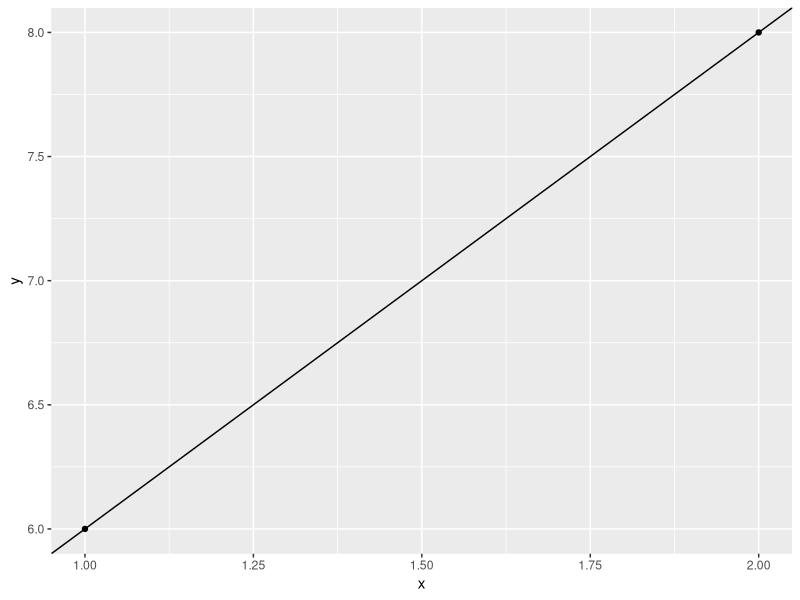

This figure's R source:
## ---- chunk 1
4 + 2 * 3
32 * 4 ** 2
((8 - 4) **2)/4
## ---- chunk 2

m <- (8-6)/(2-1)
print(m)
## ---- chunk 3

b <- (6 - 1 * m)
print(b)
## ---- chunk 4

library(ggplot2)
x <- c(1,2)
y <- c(6,8)
data <- data.frame(x,y)
qplot(data = data, x, y) + geom_abline(intercept = 4, slope = 2)

